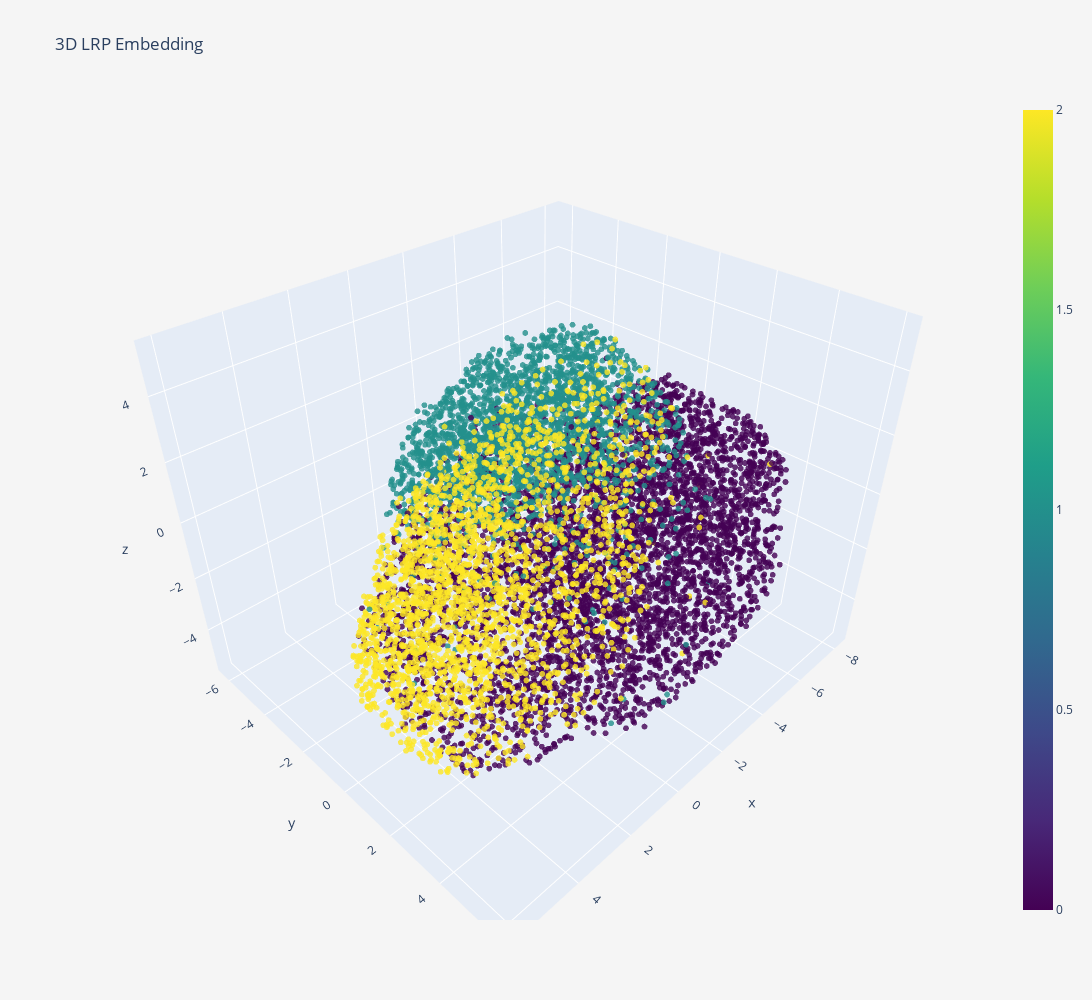

Notebook code for this chart:
### Code cell
emb3d = go.Scatter3d(
    x=embedding[:,0],
    y=embedding[:,1],
    z=embedding[:,2],
    mode="markers",
    name="Training",
    marker=dict(
        size=2,
        color=y,
        colorscale="Viridis",
        showscale=True,
        opacity=0.8
    ),
    text=y
)

layout = go.Layout(
    title="3D LRP Embedding",
    autosize=False,
    width=1200,
    height=1000,
    paper_bgcolor='#F5F5F5'
)


pltdata=[emb3d]

fig = go.Figure(data=pltdata, layout=layout)
iplot(fig, filename='lrp-3d-heart.html')

### Figure 1 — Plotly figure (JSON) as saved in the notebook; plotly's stock layout.template omitted (floating-point values rounded to 4 significant figures; data arrays with more than 128 entries replaced by an {"elided": "..."} marker saying what was removed)
{"data": [{"marker": {"color": {"elided": "10000 int values"}, "colorscale": [[0, "#440154"], [0.1111, "#482878"], [0.2222, "#3e4989"], [0.3333, "#31688e"], [0.4444, "#26828e"], [0.5556, "#1f9e89"], [0.6667, "#35b779"], [0.7778, "#6ece58"], [0.8889, "#b5de2b"], [1, "#fde725"]], "opacity": 0.8, "showscale": true, "size": 2}, "mode": "markers", "name": "Training", "text": {"elided": "10000 int values"}, "type": "scatter3d", "x": {"elided": "10000 float values"}, "y": {"elided": "10000 float values"}, "z": {"elided": "10000 float values"}}], "layout": {"autosize": false, "height": 1000, "paper_bgcolor": "#F5F5F5", "scene": {"aspectmode": "auto", "aspectratio": {"x": 1.157, "y": 1.003, "z": 0.862}}, "title": {"text": "3D LRP Embedding"}, "width": 1200}}
